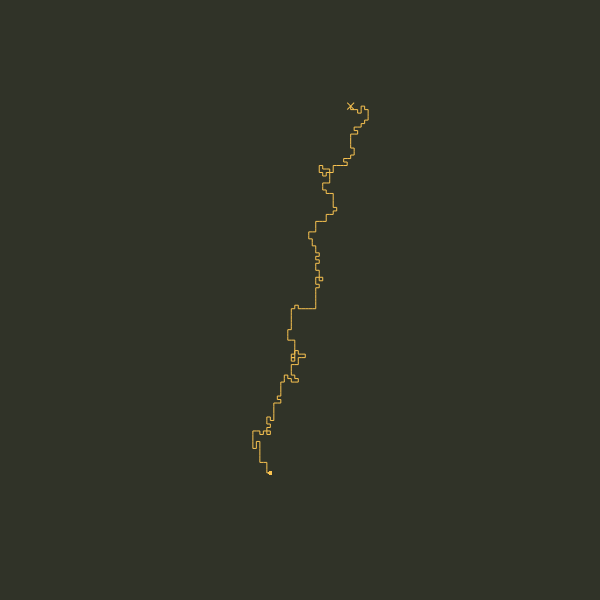

Here is the MATLAB script that generated this plot:
% Biased Random Walk Simulation (Upward Bias) - MATLAB Code
clear; close all; clc
% --- Parameters and Initialization ---
rng(42);  % Set random seed for reproducibility

nSteps = 240;                         % Total number of steps in the walk
biasProb = [0.5, 0.1, 0.2, 0.2];       % Probabilities for [Up, Down, Left, Right] sum to 1
biasProb = biasProb / sum(biasProb);   % Ensure they sum to 1 (normalized)

avoidRecent = 100;  % (Optional) length of recent-memory to avoid revisiting (0 to disable)
recentPositions = [];  % initialize recent positions list

% Starting position (origin)
x = 0; 
y = 0;
pathX = zeros(nSteps+1, 1); 
pathY = zeros(nSteps+1, 1);
pathX(1) = x;
pathY(1) = y;

% --- Random Walk Simulation Loop ---
for i = 1:nSteps
    % Generate a random direction based on bias probabilities
    r = rand;
    if r < biasProb(1)
        stepDir = 'up';
    elseif r < biasProb(1) + biasProb(2)
        stepDir = 'down';
    elseif r < biasProb(1) + biasProb(2) + biasProb(3)
        stepDir = 'left';
    else
        stepDir = 'right';
    end

    % Determine the next position based on chosen direction
    switch stepDir
        case 'up'
            newX = x;
            newY = y + 1;
        case 'down'
            newX = x;
            newY = y - 1;
        case 'left'
            newX = x - 1;
            newY = y;
        case 'right'
            newX = x + 1;
            newY = y;
    end

    % Optional: Avoid revisiting very recent positions 
    if avoidRecent > 0
        % If the new position is in the recent memory list, 
        % choose a different direction (re-roll) up to a few tries.
        rerollCount = 0;
        while rerollCount < 10 && ~isempty(recentPositions) && any( newX == recentPositions(:,1) & newY == recentPositions(:,2) )
            r = rand;
            if r < biasProb(1)
                stepDir = 'up';
                newX = x; newY = y + 1;
            elseif r < biasProb(1) + biasProb(2)
                stepDir = 'down';
                newX = x; newY = y - 1;
            elseif r < biasProb(1) + biasProb(2) + biasProb(3)
                stepDir = 'left';
                newX = x - 1; newY = y;
            else
                stepDir = 'right';
                newX = x + 1; newY = y;
            end
            rerollCount = rerollCount + 1;
        end
    end

    % Update the current position to the new position
    x = newX;
    y = newY;
    pathX(i+1) = x;
    pathY(i+1) = y;

    % Update recent positions memory
    if avoidRecent > 0
        recentPositions = [recentPositions; x, y];
        if size(recentPositions, 1) > avoidRecent
            % Keep only the last 'avoidRecent' entries
            recentPositions(1, :) = [];
        end
    end
end
if ~strcmp(stepDir, 'up')
    nSteps = nSteps + 1;
    pathX(nSteps) = pathX(nSteps-1);
    pathY(nSteps) = pathY(nSteps-1) + 1;
end

% --- Plotting the Path ---
fig = figure('Color', [48 51 40]/255);            % Create figure with black background
axes('Color', [48 51 40]/255);                    % Set axes background to black
plot(pathX, pathY, '-','Color',[249 195 80]/255, 'LineWidth', 0.5);  % Plot yellow line
hold on
plot(pathX(1), pathY(1), '.','Color',[249 195 80]/255, 'LineWidth', 0.5, 'MarkerSize',10)
plot(pathX(end), pathY(end), 'x','Color',[249 195 80]/255, 'LineWidth', 0.5, 'MarkerSize',5)
axis equal off;                        % Equal scaling for x and y, turn off axes/ticks

% --- Printing the figure ---
% Specify window units
set(fig, 'units', 'inches')
% Change figure and paper size
set(fig, 'Position', [0.1 0.1 6 6], 'PaperPosition', [0.1 0.1 6 6],...
    'InvertHardcopy', 'off')
print(fig, '-dpng', 'hamming_art_science_01.png', '-r1200')
disp('Random Walk done!')